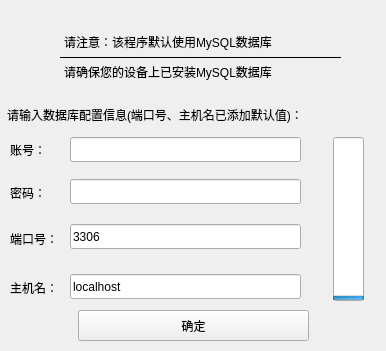
<?xml version="1.0" encoding="UTF-8"?>
<ui version="4.0">
 <class>UpdateSql</class>
 <widget class="QWidget" name="UpdateSql">
  <property name="geometry">
   <rect>
    <x>0</x>
    <y>0</y>
    <width>386</width>
    <height>351</height>
   </rect>
  </property>
  <property name="windowTitle">
   <string>Form</string>
  </property>
  <property name="bottomskin" stdset="0">
   <bool>true</bool>
  </property>
  <widget class="QLabel" name="QiNiu">
   <property name="geometry">
    <rect>
     <x>7</x>
     <y>32</y>
     <width>50</width>
     <height>50</height>
    </rect>
   </property>
   <property name="text">
    <string/>
   </property>
   <property name="pixmap">
    <pixmap>debug/images/qn.png</pixmap>
   </property>
   <property name="scaledContents">
    <bool>true</bool>
   </property>
  </widget>
  <widget class="QLabel" name="CommentLabel">
   <property name="geometry">
    <rect>
     <x>60</x>
     <y>27</y>
     <width>281</width>
     <height>60</height>
    </rect>
   </property>
   <property name="frameShape">
    <enum>QFrame::HLine</enum>
   </property>
   <property name="text">
    <string>&lt;html&gt;&lt;head/&gt;&lt;body&gt;&lt;p&gt;请注意：该程序默认使用MySQL数据库&lt;/p&gt;&lt;p&gt;请确保您的设备上已安装MySQL数据库&lt;/p&gt;&lt;/body&gt;&lt;/html&gt;</string>
   </property>
  </widget>
  <widget class="QLabel" name="promptLabel">
   <property name="geometry">
    <rect>
     <x>7</x>
     <y>100</y>
     <width>361</width>
     <height>30</height>
    </rect>
   </property>
   <property name="text">
    <string>请输入数据库配置信息(端口号、主机名已添加默认值)：</string>
   </property>
  </widget>
  <widget class="QLabel" name="accLabel">
   <property name="geometry">
    <rect>
     <x>10</x>
     <y>140</y>
     <width>51</width>
     <height>20</height>
    </rect>
   </property>
   <property name="text">
    <string>账号：</string>
   </property>
  </widget>
  <widget class="QLineEdit" name="accLineEdit">
   <property name="geometry">
    <rect>
     <x>70</x>
     <y>137</y>
     <width>231</width>
     <height>25</height>
    </rect>
   </property>
  </widget>
  <widget class="QLineEdit" name="pwdLineEdit">
   <property name="geometry">
    <rect>
     <x>70</x>
     <y>179</y>
     <width>231</width>
     <height>25</height>
    </rect>
   </property>
  </widget>
  <widget class="QLineEdit" name="portLineEdit">
   <property name="geometry">
    <rect>
     <x>70</x>
     <y>224</y>
     <width>231</width>
     <height>25</height>
    </rect>
   </property>
   <property name="inputMask">
    <string/>
   </property>
   <property name="text">
    <string>3306</string>
   </property>
  </widget>
  <widget class="QLabel" name="pwdLabel">
   <property name="geometry">
    <rect>
     <x>10</x>
     <y>183</y>
     <width>51</width>
     <height>20</height>
    </rect>
   </property>
   <property name="text">
    <string>密码：</string>
   </property>
  </widget>
  <widget class="QLabel" name="portLabel">
   <property name="geometry">
    <rect>
     <x>10</x>
     <y>229</y>
     <width>51</width>
     <height>20</height>
    </rect>
   </property>
   <property name="text">
    <string>端口号：</string>
   </property>
  </widget>
  <widget class="QLabel" name="addrLabel">
   <property name="geometry">
    <rect>
     <x>10</x>
     <y>278</y>
     <width>51</width>
     <height>20</height>
    </rect>
   </property>
   <property name="text">
    <string>主机名：</string>
   </property>
  </widget>
  <widget class="QLineEdit" name="addrLineEdit">
   <property name="geometry">
    <rect>
     <x>70</x>
     <y>274</y>
     <width>231</width>
     <height>25</height>
    </rect>
   </property>
   <property name="text">
    <string>localhost</string>
   </property>
  </widget>
  <widget class="QPushButton" name="pushBtn">
   <property name="geometry">
    <rect>
     <x>78</x>
     <y>310</y>
     <width>231</width>
     <height>31</height>
    </rect>
   </property>
   <property name="text">
    <string>确定</string>
   </property>
  </widget>
  <widget class="QProgressBar" name="progressBar">
   <property name="geometry">
    <rect>
     <x>333</x>
     <y>137</y>
     <width>31</width>
     <height>164</height>
    </rect>
   </property>
   <property name="value">
    <number>1</number>
   </property>
   <property name="alignment">
    <set>Qt::AlignLeading|Qt::AlignLeft|Qt::AlignVCenter</set>
   </property>
   <property name="orientation">
    <enum>Qt::Vertical</enum>
   </property>
   <property name="invertedAppearance">
    <bool>false</bool>
   </property>
   <property name="format">
    <string/>
   </property>
  </widget>
 </widget>
 <resources/>
 <connections/>
</ui>
